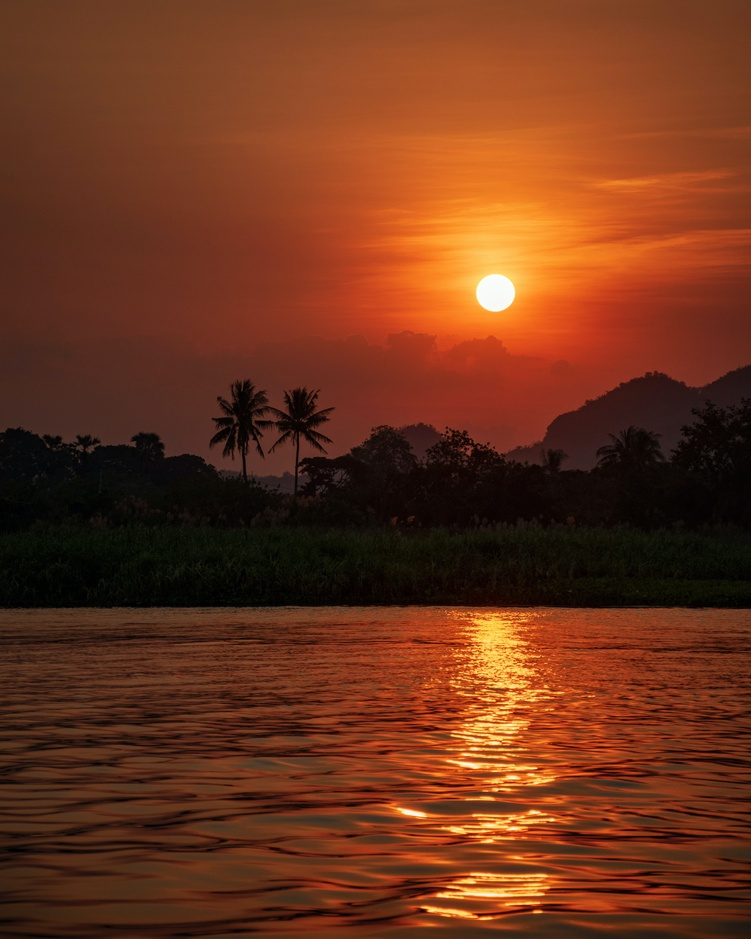
#> input picture image-processing/assignments/Histogram/sunset.jpg, 751 x 939 px, shrunk from 3276 x 4096 before the run
$ python plotimages.py
#> lines starting #> are read from the running program, lines starting #| are printed output that depends on the picture; after the words box and inside, x2 and y2 are one past the last pixel; in counts of white or black regions, pixels touching at a corner belong together
import matplotlib.pyplot as plt
import cv2
import numpy


def main():
    # image path
    path = 'sunset.jpg'
    # read image
    img = plt.imread(path)
#> img is the input picture: shape (939, 751, 3); mean R, G, B 109.2, 52.4, 26.8
    # print shape, max and min value
    print(img.shape, img.max(), img.min())
#| (939, 751, 3) 255 0

    red, green, blue = img[:, :, 0], img[:, :, 1], img[:, :, 2]
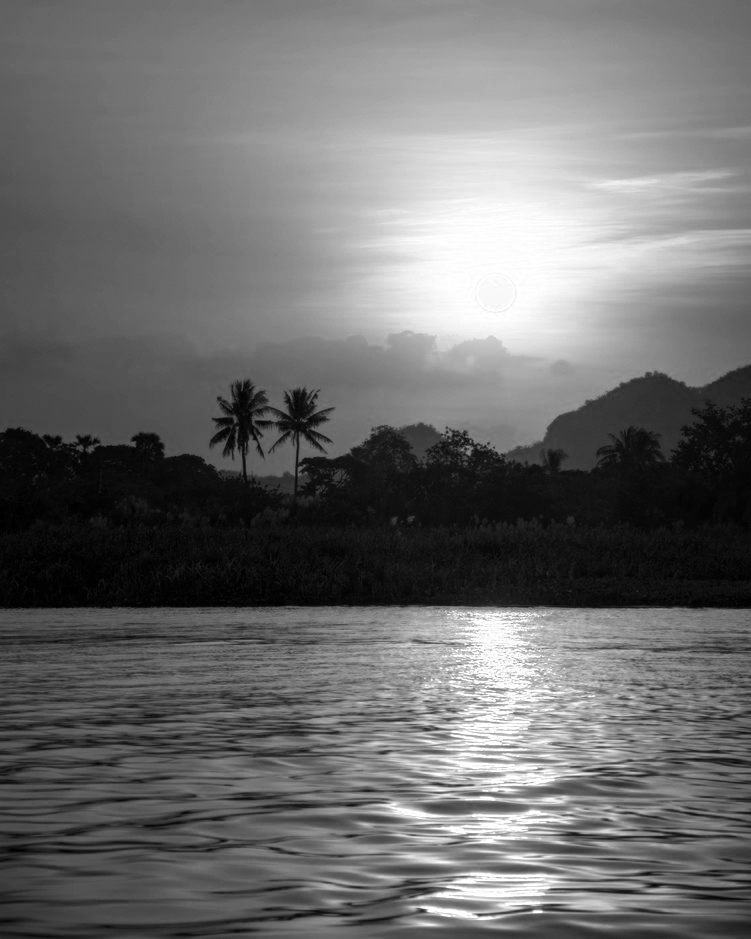
#> red: shape (939, 751); min 0, max 255, mean 109.2
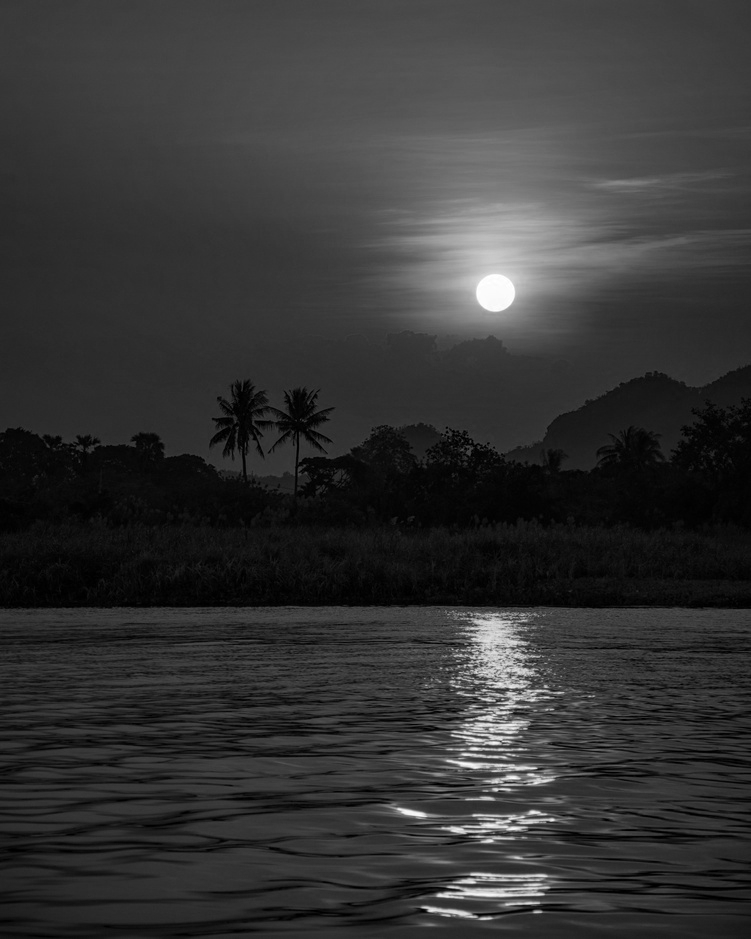
#> green: shape (939, 751); min 0, max 255, mean 52.4
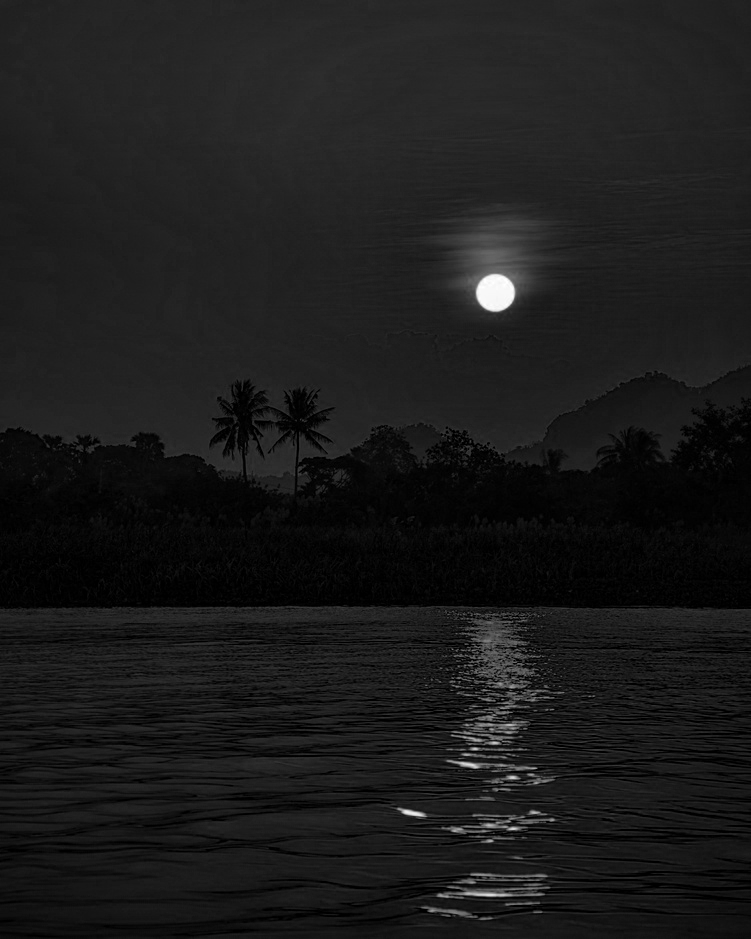
#> blue: shape (939, 751); min 0, max 255, mean 26.8

    # convert image into grayscale
    grayscale = cv2.cvtColor(img, cv2.COLOR_RGB2GRAY)
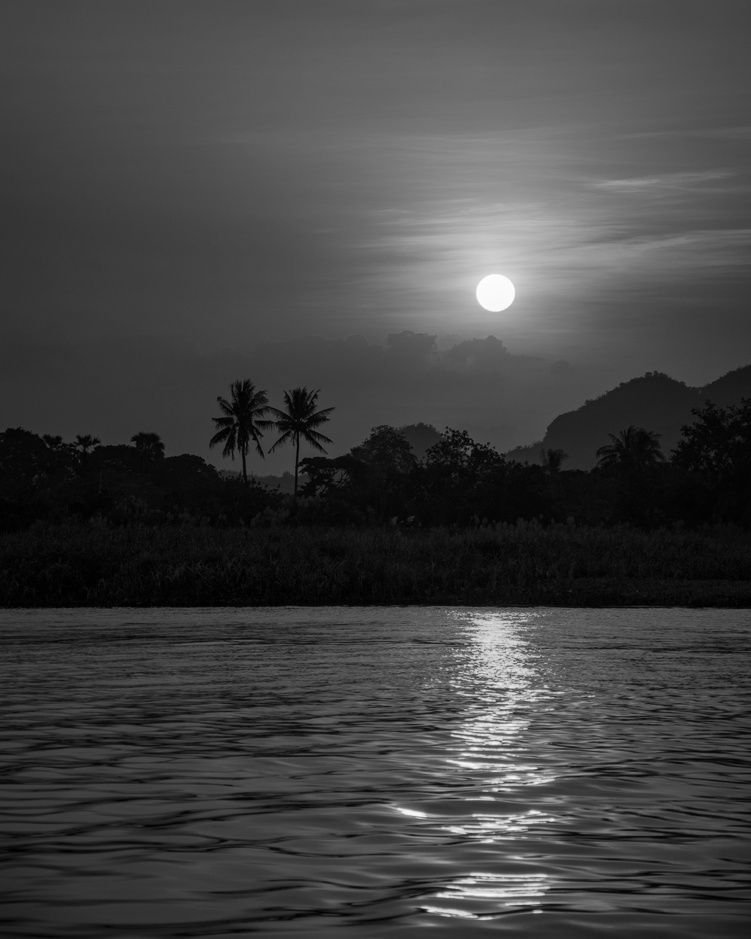
#> grayscale: shape (939, 751); min 0, max 254, mean 66.5
    # convert image into binary
    _, binary = cv2.threshold(grayscale, 150, 255, cv2.THRESH_BINARY)
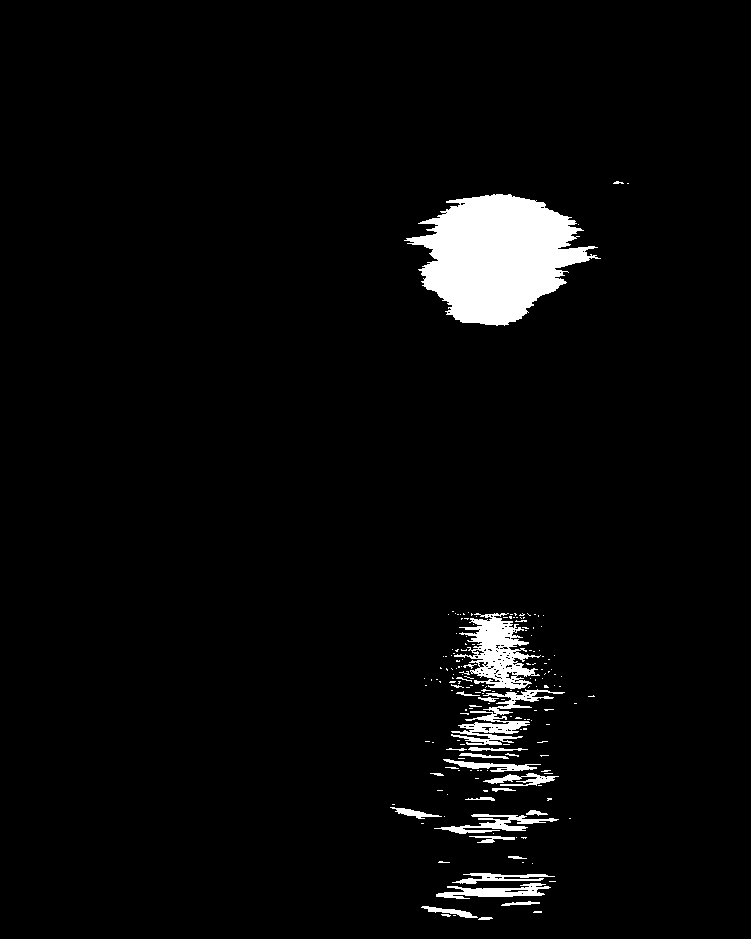
#> binary: shape (939, 751); 3.7% white; 180 white regions (151 under 20 px), largest, box (x1, y1, x2, y2) and area: (404, 194, 601, 326) 15602, (454, 613, 541, 689) 3024, (451, 689, 565, 745) 1770

    # plot histogram
    plt.figure(figsize = (20, 20))

    plt.subplot(2, 3, 1)
    plt.title('RGB')
    plt.imshow(img)


    plt.subplot(2, 3, 2)
    plt.title('Red')
    plt.imshow(red)

    plt.subplot(2, 3, 3)
    plt.title('Green')
    plt.imshow(green)

    plt.subplot(2, 3, 4)
    plt.title('Blue')
    plt.imshow(blue)

    plt.subplot(2, 3, 5)
    plt.title('Grayscale')
    plt.imshow(grayscale, cmap='gray')

    plt.subplot(2, 3, 6)
    plt.title('Binary')
    plt.imshow(binary, cmap='gray')

    plt.savefig('rgb-images.jpg')

    plt.show()

if __name__ == '__main__':
    main()
